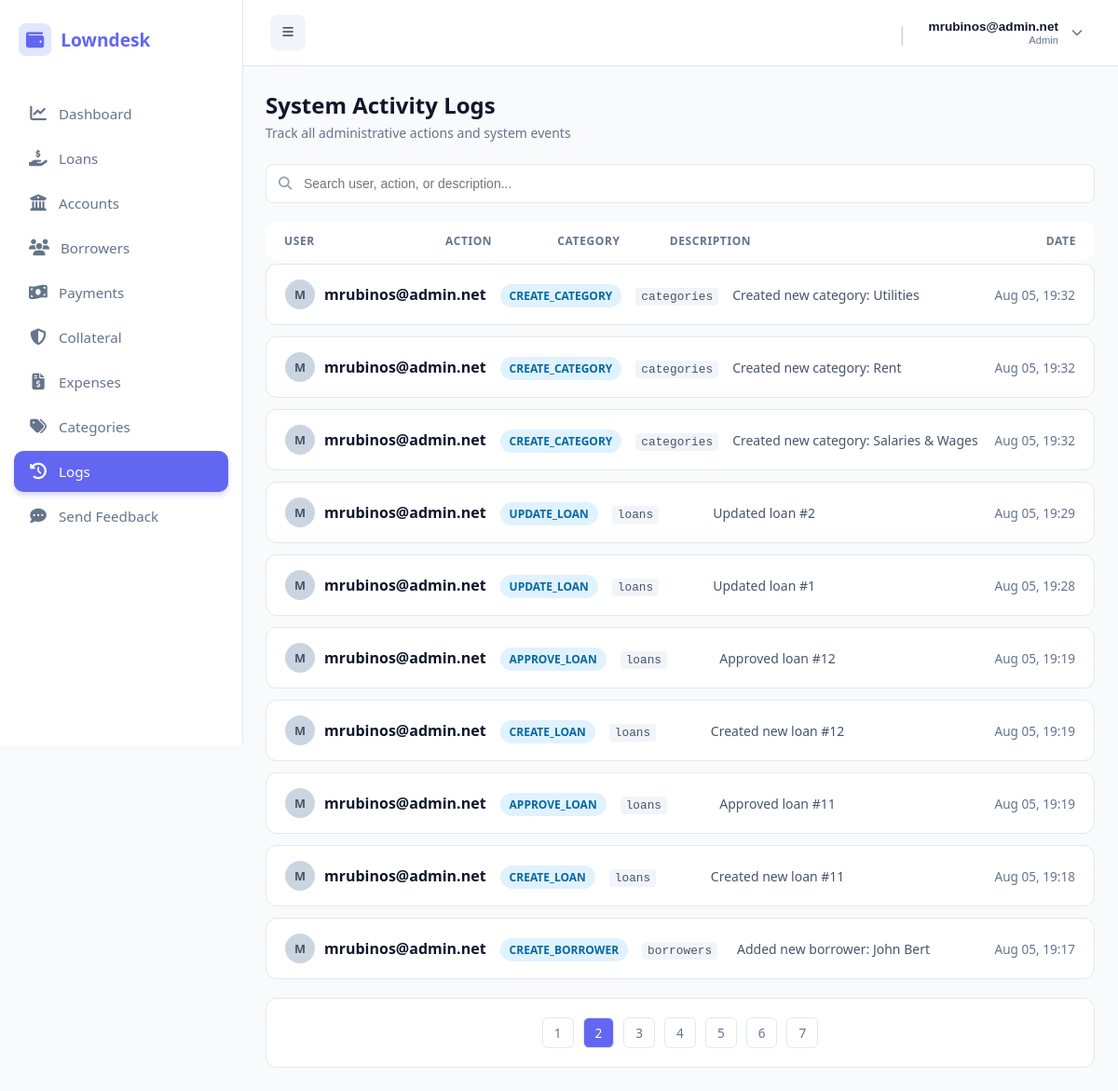
Screenshot of /public/index.php?url=activitylogs/index&page=2 (signed in) with the database file from the repository.
### tables this page shows
CREATE TABLE `activity_logs` (
  `id` int(11) NOT NULL,
  `company_id` int(11) NOT NULL,
  `user_id` int(11) NOT NULL,
  `action` varchar(50) NOT NULL,
  `table_name` varchar(50) DEFAULT NULL,
  `record_id` int(11) DEFAULT NULL,
  `description` text DEFAULT NULL,
  `ip_address` varchar(45) DEFAULT NULL,
  `created_at` timestamp NOT NULL DEFAULT current_timestamp()
);

CREATE TABLE `users` (
  `id` int(11) NOT NULL,
  `company_id` int(11) NOT NULL,
  `username` varchar(50) NOT NULL,
  `password` varchar(255) NOT NULL,
  `role` varchar(30) DEFAULT 'admin',
  `created_at` timestamp NOT NULL DEFAULT current_timestamp(),
  `status` tinyint(1) DEFAULT 1
);

### app/controllers/ActivityLogsController.php (called while the page is built, shortened)
<?php
require_once __DIR__ . '/../models/ActivityLog.php';
class ActivitylogsController {
    private $activityModel;
    public function __construct() {
        $this->activityModel = new ActivityLog();
    }
    public function index() {
        $company_id = $_SESSION['user']['company_id'];
        $limit = 10;
        $page = isset($_GET['page']) && (int)$_GET['page'] > 0 ? (int)$_GET['page'] : 1;
        $offset = ($page - 1) * $limit;
        $totalLogs = $this->activityModel->countByCompany($company_id);
        $totalPages = ceil($totalLogs / $limit);
        $logs = $this->activityModel->getPaginatedByCompany($company_id, $limit, $offset);
        require_once __DIR__ . '/../views/admin/activitylogs/index.php';
    }
}

### public/index.php (called while the page is built, shortened)
<?php
require_once __DIR__ . "/../app/core/Database.php";
require_once __DIR__ . "/../app/core/Model.php";
$init = new App();

### app/core/Database.php (called while the page is built)
<?php
class Database {
    private static $host = "localhost";
    private static $port = "3306";
    private static $db   = "loan_saas_db";
    private static $user = "root";
    private static $pass = "";
    public static function getConnection() {
        try {
            $conn = new PDO(
                "mysql:host=" . self::$host . ";port=" . self::$port . ";dbname=" . self::$db,
                self::$user,
                self::$pass
            );
            $conn->setAttribute(PDO::ATTR_ERRMODE, PDO::ERRMODE_EXCEPTION);
            $conn->setAttribute(PDO::ATTR_DEFAULT_FETCH_MODE, PDO::FETCH_ASSOC);
            return $conn;
        } catch (Exception $e) {
            die("Database connection failed: " . $e->getMessage());
        }
    }
}

### app/core/Model.php (called while the page is built, shortened)
<?php
require_once __DIR__ . "/Database.php";
class Model {
    public function __construct() {
        $this->conn = Database::getConnection();
    }
}

### app/models/ActivityLog.php (called while the page is built, shortened)
<?php
require_once __DIR__ . '/../core/Model.php';
class ActivityLog extends Model {
    public function countByCompany($company_id) {
        $stmt = $this->conn->prepare("SELECT COUNT(*) FROM activity_logs WHERE company_id = ?");
        $stmt->execute([$company_id]);
        return $stmt->fetchColumn();
    }
    public function getPaginatedByCompany($company_id, $limit, $offset) {
        $stmt = $this->conn->prepare("
            SELECT l.*, u.username
            FROM activity_logs l
            JOIN users u ON l.user_id = u.id
            WHERE l.company_id = ?
            ORDER BY l.created_at DESC
            LIMIT ? OFFSET ?
        ");
        $stmt->bindValue(1, (int)$company_id, PDO::PARAM_INT);
        $stmt->bindValue(2, (int)$limit, PDO::PARAM_INT);
        $stmt->bindValue(3, (int)$offset, PDO::PARAM_INT);
        $stmt->execute();
        return $stmt->fetchAll(PDO::FETCH_ASSOC);
    }
}

### app/views/admin/activitylogs/index.php (the view, shortened to what this page needs)
<?php require_once dirname(__DIR__, 2) . '/layouts/header.php'; ?>
<div class="page-container">
    <div class="page-header">
        <div>
            <h1 class="page-title">System Activity Logs</h1>
            <p class="page-subtitle">Track all administrative actions and system events</p>
        </div>
    </div>
    <div class="filter-card">
        <div class="search-wrapper">
            <i class="fas fa-search search-icon"></i>
            <input type="text" id="searchInput" class="search-input" placeholder="Search user, action, or description..." onkeyup="filterLogs()">
        </div>
    </div>
    <div class="log-list">
        <div class="log-row header">
            <div>User</div>
            <div>Action</div>
            <div>Category</div>
            <div>Description</div>
            <div style="text-align: right;">Date</div>
        </div>
        <?php if (empty($logs)): ?>
            <div style="padding: 40px; text-align: center; color: #94a3b8; background: #ffffff; border: 1px solid #e2e8f0; border-radius: 12px;">No recent activities found.</div>
        <?php else: ?>
            <?php foreach ($logs as $log): ?>
                <div class="log-row log-item"
                     data-username="<?= strtolower(htmlspecialchars($log['username'])) ?>"
                     data-action="<?= strtolower(htmlspecialchars($log['action'])) ?>"
                     data-table="<?= strtolower(htmlspecialchars($log['table_name'])) ?>"
                     data-description="<?= strtolower(htmlspecialchars($log['description'])) ?>">
                    <div data-label="User" style="display: flex; align-items: center;">
                        <div style="display: flex; align-items: center; width: 100%;">
                            <div class="avatar-mini"><?= strtoupper(substr($log['username'], 0, 1)) ?></div>
                            <strong style="color: #0f172a;"><?= htmlspecialchars($log['username']) ?></strong>
                        </div>
                    </div>
                    <div data-label="Action">
                        <span class="badge-info"><?= htmlspecialchars($log['action']) ?></span>
                    </div>
                    <div data-label="Category"><code style="color: #475569; background: #f1f5f9; padding: 2px 6px; border-radius: 4px; font-size: 0.8rem;"><?= htmlspecialchars($log['table_name']) ?></code></div>
                    <div data-label="Description" style="color: #475569; font-size: 0.875rem;"><?= htmlspecialchars($log['description']) ?></div>
                    <div data-label="Date" style="text-align: right;">
                        <span style="font-size: 0.85rem; color: #64748b;">
                            <?= date('M d, H:i', strtotime($log['created_at'])) ?>
                        </span>
                    </div>
                </div>
            <?php endforeach; ?>
        <?php endif; ?>
        <?php if ($totalPages > 1): ?>
            <div style="padding: 20px; display: flex; justify-content: center; gap: 10px; background: #ffffff; border: 1px solid #e2e8f0; border-radius: 12px; margin-top: 20px;">
                <?php for ($i = 1; $i <= $totalPages; $i++): ?>
                    <a href="?url=activitylogs/index&page=<?= $i ?>"
                       style="padding: 6px 12px; border-radius: 6px; text-decoration: none;
                              background: <?= ($i == $page) ? '#6366f1' : '#fff' ?>;
                              color: <?= ($i == $page) ? '#fff' : '#64748b' ?>;
                              border: 1px solid #e2e8f0; font-size: 0.85rem;">
                        <?= $i ?>
                    </a>
                <?php endfor; ?>
            </div>
        <?php endif; ?>
    </div>
</div>
<?php require_once dirname(__DIR__, 2) . '/layouts/footer.php'; ?>

### app/views/layouts/header.php (style rules this page uses)
:root { --sidebar-bg: #ffffff; --primary-color: #6366f1; --hover-bg: #f5f3ff; --text-main: #1e293b; --text-muted: #64748b; --border-color: #e2e8f0; }
body { margin: 0; font-family: 'Segoe UI', sans-serif; background: #f8fafc; display: flex; }

### app/views/admin/activitylogs/index.php (style rules this page uses)
.page-header { display: flex; justify-content: space-between; align-items: center; margin-bottom: 24px; }
.page-title { font-size: 1.5rem; font-weight: 700; color: #0f172a; margin: 0 0 4px 0; }
.page-subtitle { color: #64748b; font-size: 0.875rem; margin: 0; }
.filter-card { display: flex; gap: 16px; margin-bottom: 20px; align-items: center; }
.search-wrapper { position: relative; flex: 1; }
.search-icon { position: absolute; left: 14px; top: 50%; transform: translateY(-50%); color: #94a3b8; font-size: 0.9rem; }
.search-input { width: 100%; padding: 12px 16px 12px 40px; background: #ffffff; border: 1px solid #e2e8f0; border-radius: 8px; font-size: 0.875rem; color: #1e293b; outline: none; box-sizing: border-box; transition: border-color 0.2s; }
.log-list { background: transparent; }
.log-row { display: grid; grid-template-columns: 1.5fr 1fr 1fr 3fr 1fr; padding: 16px 20px; background: #ffffff; border: 1px solid #e2e8f0; border-radius: 12px; margin-bottom: 12px; align-items: center; gap: 15px; transition: background-color 0.15s; }
.log-row.header { background: #ffffff; font-weight: 700; color: #64748b; font-size: 0.75rem; letter-spacing: 0.05em; text-transform: uppercase; border: none; padding: 12px 20px; margin-bottom: 4px; }
.badge-info { background: #e0f2fe; color: #0369a1; padding: 4px 10px; border-radius: 20px; font-size: 0.75rem; font-weight: 600; white-space: nowrap; }
.avatar-mini { width: 32px; height: 32px; background: #cbd5e1; border-radius: 50%; display: flex; align-items: center; justify-content: center; font-weight: bold; font-size: 0.8rem; margin-right: 10px; flex-shrink: 0; color: #475569; }

### rows the page displays
activity_logs: user.username "M", user.username "mrubinos@admin.net", action "CREATE_CATEGORY", table_name "categories", description "Created new category: Utilities", created_at "Aug 05, 19:32"
activity_logs: user.username "M", user.username "mrubinos@admin.net", action "CREATE_CATEGORY", table_name "categories", description "Created new category: Rent", created_at "Aug 05, 19:32"
activity_logs: user.username "M", user.username "mrubinos@admin.net", action "CREATE_CATEGORY", table_name "categories", description "Created new category: Salaries & Wages", created_at "Aug 05, 19:32"
activity_logs: user.username "M", user.username "mrubinos@admin.net", action "UPDATE_LOAN", table_name "loans", description "Updated loan #2", created_at "Aug 05, 19:29"
activity_logs: user.username "M", user.username "mrubinos@admin.net", action "UPDATE_LOAN", table_name "loans", description "Updated loan #1", created_at "Aug 05, 19:28"
activity_logs: user.username "M", user.username "mrubinos@admin.net", action "APPROVE_LOAN", table_name "loans", description "Approved loan #12", created_at "Aug 05, 19:19"
activity_logs: user.username "M", user.username "mrubinos@admin.net", action "CREATE_LOAN", table_name "loans", description "Created new loan #12", created_at "Aug 05, 19:19"
activity_logs: user.username "M", user.username "mrubinos@admin.net", action "APPROVE_LOAN", table_name "loans", description "Approved loan #11", created_at "Aug 05, 19:19"
activity_logs: user.username "M", user.username "mrubinos@admin.net", action "CREATE_LOAN", table_name "loans", description "Created new loan #11", created_at "Aug 05, 19:18"
activity_logs: user.username "M", user.username "mrubinos@admin.net", action "CREATE_BORROWER", table_name "borrowers", description "Added new borrower: John Bert", created_at "Aug 05, 19:17"

### other values shown
$item['label'] "Dashboard"
$item['label'] "Loans"
$item['label'] "Accounts"
$item['label'] "Borrowers"
$item['label'] "Payments"
$item['label'] "Collateral"
$item['label'] "Expenses"
$item['label'] "Categories"
$item['label'] "Logs"
$item['label'] "Send Feedback"
$userName "mrubinos@admin.net"
$userRole ?: 'Active User' "Admin"
